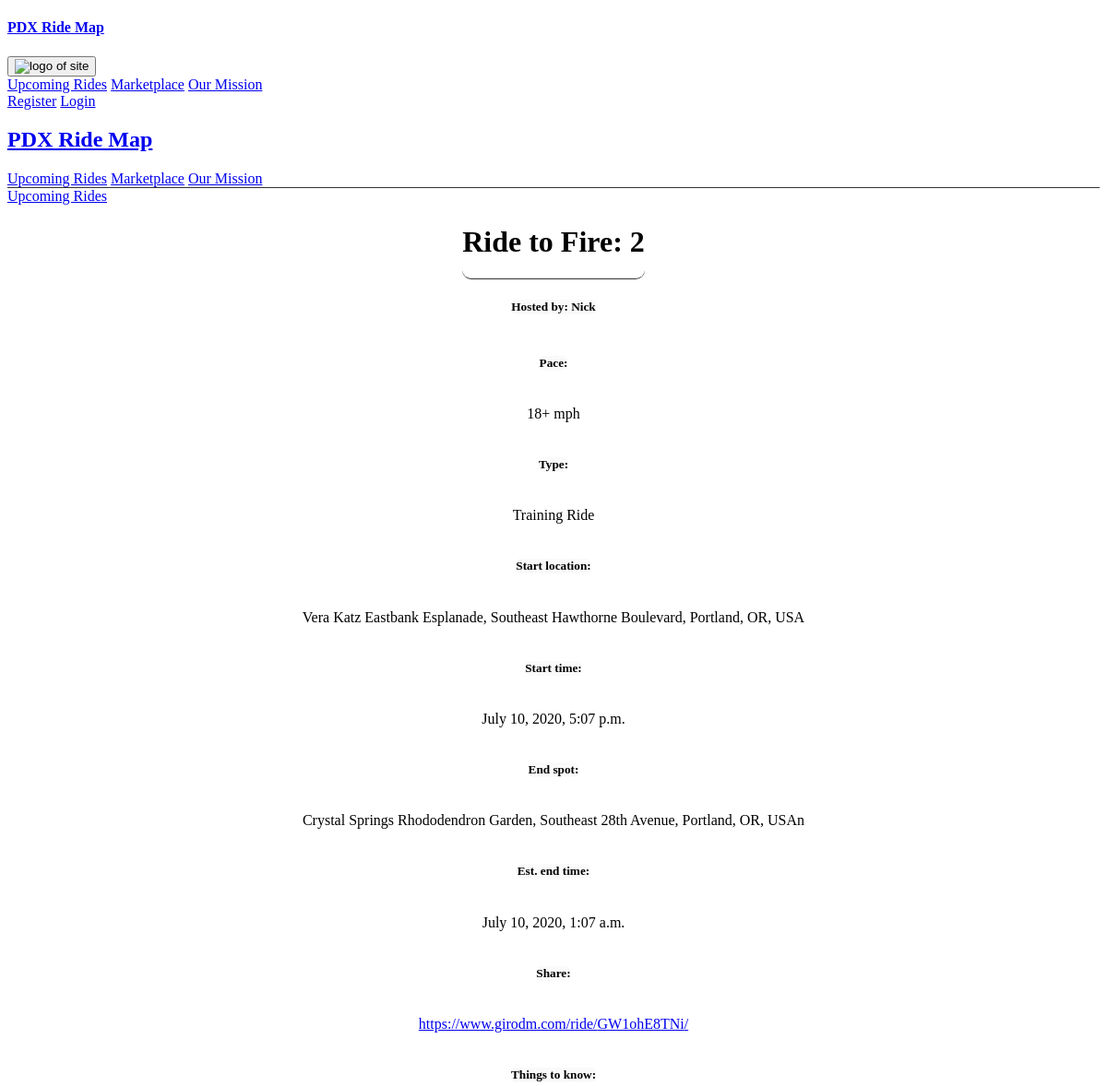
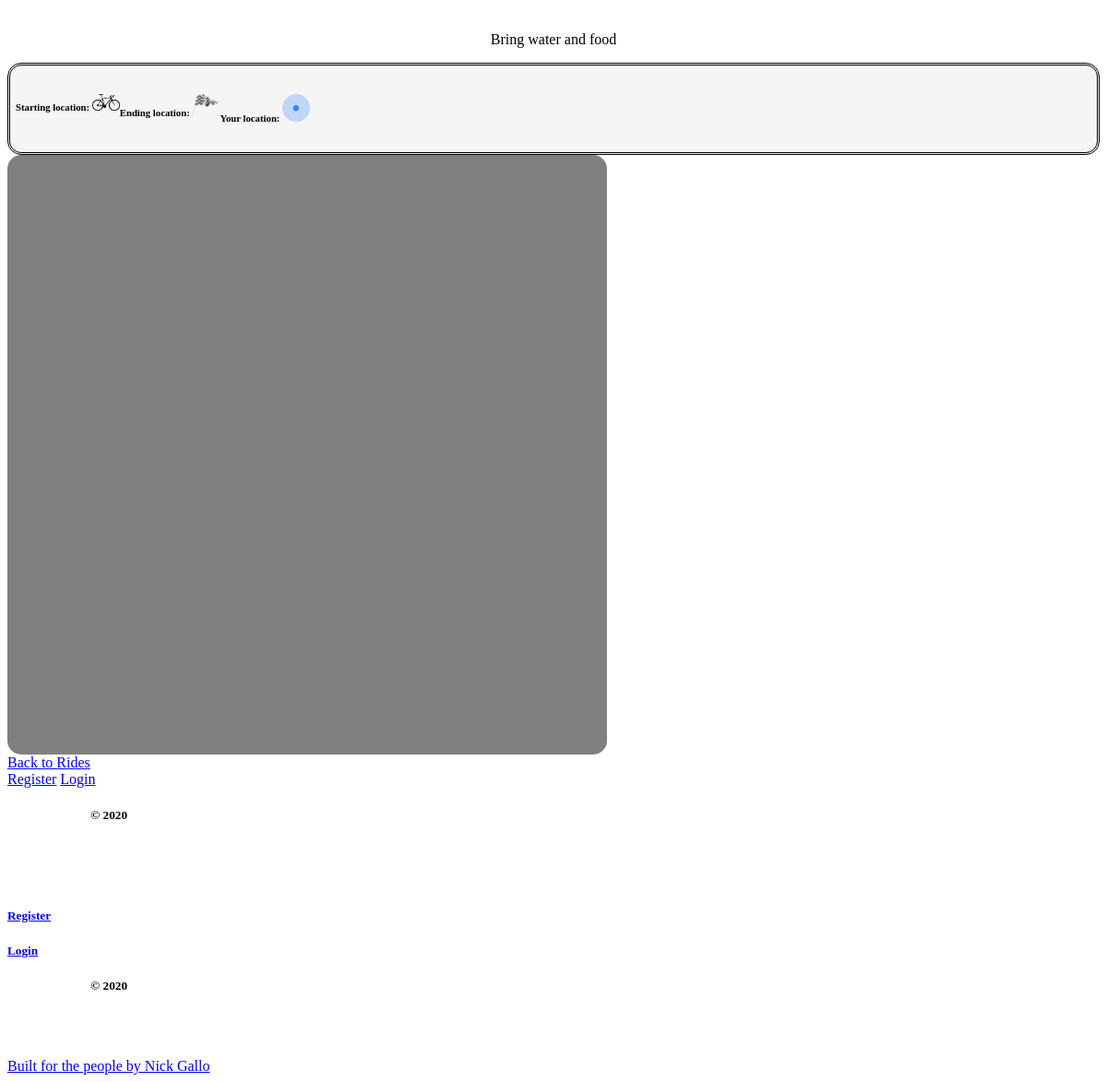
Screenshot of /ride/GW1ohE8TNi/ with the database file from the repository (2 pictures, top to bottom).
### girodm/models.py (models this page shows, shortened)
class Ride(models.Model):
    created_by = models.ForeignKey(get_user_model(),null=True, blank=True, on_delete=models.CASCADE)
    ride_name = models.CharField(max_length=30)
    host_name = models.CharField(max_length=30)
    start_location = models.CharField(max_length=200)
    start_time = models.DateTimeField()
    start_long = models.FloatField(null=True)
    start_lat  = models.FloatField(null=True)
    end_location = models.CharField(max_length=200)
    end_time = models.DateTimeField()
    end_long = models.FloatField(null=True)
    end_lat  = models.FloatField(null=True)
    private = models.BooleanField(default=False)
    code = models.CharField(max_length=10)
    comments = models.TextField()
    times_clicked = models.IntegerField(default=0)
    ride_type = models.CharField(
        max_length=200,
        choices=RIDE_TYPE,
        default = 'ff'
    )
    ride_pace = models.CharField(
        max_length=200,
        choices=RIDE_PACE,
        default = 'md'
    )

### girodm/views.py (the view)
# urls.py: path('ride/<str:code>/', views.detail, name="detail"),
def detail(request, code):
    ride = None
    try:
        ride = Ride.objects.get(code=code)
        ride.times_clicked += 1
        ride.save()
    except Ride.DoesNotExist:
        raise Http404("Ride does not exist")
    context = {'ride': ride, 'google_maps_api_key': settings.GOOGLE_API_KEY,}
    return render(request, 'girodm/ride.html',context)

### girodm/templates/girodm/ride.html (shortened to what this page needs)
{% extends 'girodm/base.html' %}
{% load static %}
{% block head %}
<link rel="stylesheet" type="text/css" href="{% static 'girodm/css/ride.css' %}">
{% endblock %}
{% block content %}
<div class="userDiv">
</div>
<a class="buttonLinks" href="{% url 'girodm:viewrides' %}">Upcoming Rides</a>
<div class="rideDiv">
  <div class="rideHeader">
    <h1>{{ride.ride_name}}</h1>
  </div>
  <h5 class="h5Tag">Hosted by: {{ride.host_name}}</h5>
  <h5 class="h5Tag">Pace:</h5>
  <p>{{ride.get_ride_pace_display}}</p>
  <h5 class="h5Tag">Type:</h5>
  <p> {{ride.get_ride_type_display}}</p>
  <h5 class="h5Tag">Start location:</h5>
  <p> {{ride.start_location}}</p>
  <h5 class="h5Tag">Start time:</h5>
  <p> {{ride.start_time}}</p>
  <h5 class="h5Tag">End spot:</h5>
  <p>{{ride.end_location}}</p>
  <h5 class="h5Tag">Est. end time:</h5>
  <p>{{ride.end_time}}</p>
      <h5 class="h5Tag">Share:</h5>
      <p>
        <a id="rideLink"
          href="https://www.girodm.com/ride/{{ride.code}}/">https://www.girodm.com/ride/{{ride.code}}/</a>
      </p>
      <h5 class="h5Tag thingsToKnow">Things to know:</h5>
      <p>
        {{ride.comments}}
      </p>
</div>
<div class="legend">
  <div class="icon">
    <h6>Starting location: <img class="iconImg" src="/static/girodm/images/future_logo.png"></h6>
  </div>
  <div class="icon">
    <h6>Ending location: <img class="iconImg" src="/static/girodm/images/end_flag.png"></h6>
  </div>
  <div class="icon">
    <h6>Your location: <img class="iconImg" src="/static/girodm/images/streetview_icon.png"></h6>
  </div>
</div>
<div class="map" id="map">
</div>
<a href="{% url 'girodm:viewrides' %}">Back to Rides</a>
{% endblock %}

### girodm/templates/girodm/base.html (shortened to what this page needs)
{% load static %}
<!DOCTYPE html>
<html lang="en">
<head>
  {% block head %}{% endblock %}
</head>
<body>
  <div class="mobileNavbar">
    <a href="{% url 'girodm:index' %}"><h4 class="logo">PDX Ride Map</h4></a>
    <div class="btn-group dropleft">
      <button type="button" class="btn btn-alert dropdown-toggle" data-toggle="dropdown" aria-haspopup="true" aria-expanded="false">
      <img title="home page" class="logo_img" alt="logo of site"
      src="{% static 'girodm/images/menuicon.png' %}" width="30" height="30">
      </button>
      <div class="dropdown-menu">
        <a class="dropdown-item" href="{% url 'girodm:viewrides' %}">Upcoming Rides</a>
        <a class="dropdown-item" href="{% url 'girodm:marketplace' %}">Marketplace</a>
        <a class="dropdown-item" href="{% url 'girodm:about' %}">Our Mission</a>
        {% if not request.user.is_authenticated %}
          <a class="dropdown-item" href="{% url 'girodm:register' %}">Register</a>
          <a class="dropdown-item" href="{% url 'girodm:login' %}">Login</a>
        {% endif %}
      </div>
    </div>
  </div>
  <div class="navbar">
    <a href="{% url 'girodm:index' %}"><h2 class="logo" >PDX Ride Map</h2></a>
    <a class="headerLink" href="{% url 'girodm:viewrides' %}">Upcoming Rides</a>
    <a class="headerLink" href="{% url 'girodm:marketplace' %}">Marketplace</a>
    <a class="headerLink" href="{% url 'girodm:about' %}">Our Mission</a>
  </div>
  <div class="main">
    {% block content %} {% endblock %}
  </div>
  {% block footer %}
  <div class="mobileFooter">
    {% if not request.user.is_authenticated %}
    <a class="footerLink" href="{% url 'girodm:register' %}">Register</a>
    <a class="footerLink" href="{% url 'girodm:login' %}">Login</a>
    {% endif %}
    <h5><a style="color: white;" href="{% url 'girodm:index' %}">PDX Ride Map</a> &copy; 2020</h5>
    <a href="https://www.instagram.com/pdxridemap/" target="_blank" ><img class="socialIcons" src="{% static 'girodm/images/instagramDesktop.svg' %}"></a>
  </div>
  <div class="footer">
    {% if not request.user.is_authenticated %}
      <h5><a class="footerLink" href="{% url 'girodm:register' %}">Register</a></5>
      <h5><a class="footerLink" href="{% url 'girodm:login' %}">Login</a></5>
    {% endif %}
    <h5><a style="color: white;" href="{% url 'girodm:index' %}">PDX Ride Map</a> &copy; 2020</h5>
    <a href="https://www.instagram.com/pdxridemap/" target="_blank" ><img class="socialIcons" src="{% static 'girodm/images/instagramDesktop.svg' %}"></a>
    <div class="ownerDiv">
    <a href="https://www.nickgallo.com" target="_blank" >Built for the people by Nick Gallo</a>
    </div>
    {% endblock %}
  </div>
</body>
</html>

### static/girodm/css/ride.css (style rules this page uses)
.userDiv { border-bottom: 1px solid #333333; }
.rideDiv { display: flex; flex-direction: column; align-items: center; }
.rideHeader { border-bottom: 1px solid #333333; border-radius: 10px; }
.h5Tag { background-color: rgba(245, 245, 245, 0.52); border-radius: 5px; }
.legend { display: flex; flex-direction: row space-between; background-color: rgba(245, 245, 245, 0.959); border-radius: 15px; border-style: double; padding: 6px; }
.map { width: 100%; height: 450px; background-color: grey; border-radius: 15px; }
.iconImg { width: 30px; height: auto; }
@media (min-width: 1200px) { #map { width: 650px; height: 650px; background-color: grey; border-radius: 15px; } }

### rows the page displays
Ride: ride_name "Ride to Fire: 2", host_name "Nick", ride_pace "18+ mph", ride_type "Training Ride", start_location "Vera Katz Eastbank Esplanade, Southeast Hawthorne Boulevard, Portland, OR, USA", start_time "July 10, 2020, 5:07 p.m.", end_location "Crystal Springs Rhododendron Garden, Southeast 28th Avenue, Portland, OR, USAn", end_time "July 10, 2020, 1:07 a.m.", code "GW1ohE8TNi", comments "Bring water and food"
